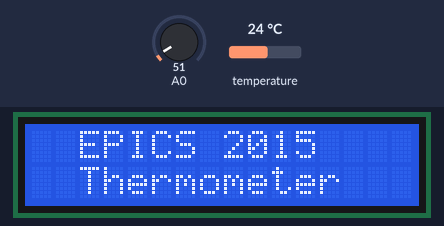
Recording of a sketch running on a simulated Arduino Uno, built with avr-gcc and run on an emulated ATmega328P. Parts: 16×2 character LCD. Inputs (shaded band) come from the test bench; at power-on: A0 = 51, temperature 24 °C.

Above: at 0.2 s.
At 5.2 s:
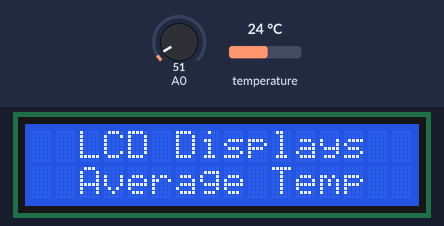
11.4 s: A0 set to 43
At 13.2 s:
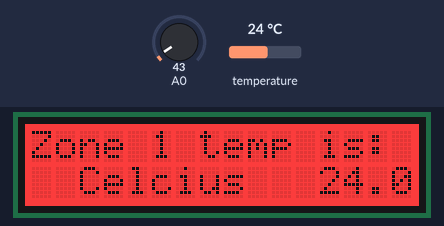
Timing chart, 0 to 14.7 s (numbered marks = the images above; inputs shaded):
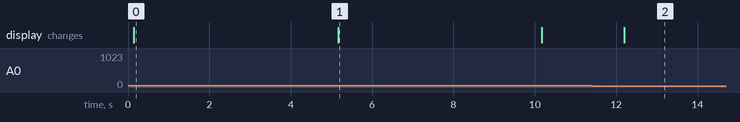

The sketch:

EPICS_VaccineTemp.ino
```cpp
/*
Multi-sensor temperatore monitor: displays the temperature from each sensor on the LCD
adapted from http://www.instructables.com/id/Arduino-LCD-Thermometer-with-LM35-Temp-Sensor/?ALLSTEPS
LCD: http://www.dfrobot.com/wiki/index.php?title=Arduino_LCD_KeyPad_Shield_(SKU:_DFR0009)
*/

#include <OneWire.h>
#include <DallasTemperature.h>
#include <Wire.h>
#include <Adafruit_MCP23017.h>
#include <Adafruit_RGBLCDShield.h>
#include <LiquidCrystal.h>

#define numVials 4 //number of vials tested in circuit
#define RED 0x1
#define GREEN 0x2

//acceptable vaccine temp range
#define maxTemp 10
#define minTemp -5

double tempC;
double sample[8]; //for future avr temp calculation
double maxi[numVials] = {0};
double mini[numVials] = {0};
double avrTempC;

//currently assumes one pin per vial, index begins at 0
int Pin[numVials];

//how to scale this up? cant we connect several pins to one oneWire bus
//setup a oneWire instance to communicate with any OneWire devices
OneWire oneWire0(Pin[0]);
OneWire oneWire1(Pin[1]);
OneWire oneWire2(Pin[2]);
OneWire oneWire3(Pin[3]);

//pass our oneWire reference to Dallas Temperature.
DallasTemperature sensor0(&oneWire0);
DallasTemperature sensor1(&oneWire1);
DallasTemperature sensor2(&oneWire2);
DallasTemperature sensor3(&oneWire3);
DallasTemperature sensor[4] = {sensor0, sensor1, sensor2, sensor3};

Adafruit_RGBLCDShield lcd = Adafruit_RGBLCDShield();

//setup for the LCD, currently only using left, right, none.
int lcd_key     = 0;
int adc_key_in  = 0;
#define btnRIGHT  0
#define btnUP     1
#define btnDOWN   2
#define btnLEFT   3
#define btnSELECT 4
#define btnNONE   5

// read the buttons
int read_LCD_buttons() {
  adc_key_in = analogRead(0);      // read the value from the sensor
  // analogRead() value for when right, up, down, left, select buttons are pressed: 0, 144, 329, 504, 741 (respectively)
  //from voltage changes
  // we add approx 50 to those values and check to see if we are close
  if (adc_key_in > 1000) return btnNONE;
  // We make this the 1st option for speed reasons since it will be the most likely result
  // threshold for V1.1
  if (adc_key_in < 50)   return btnRIGHT;
  if (adc_key_in < 250)  return btnUP;
  if (adc_key_in < 450)  return btnDOWN;
  if (adc_key_in < 650)  return btnLEFT;
  if (adc_key_in < 850)  return btnSELECT;

  return btnNONE; //in case none of these conditions is satisfied for whatever reason
}

void setup() {

//assigning vials to pins
for(int i = 0; i < numVials; i++){
  Pin[numVials] = 4 + i;
}

Serial.begin(9600); //opens serial port, sets data rate to 9600 bps
lcd.begin(16, 2); //column, row

for(int i = 0; i < numVials; i++){
  sensor[i].begin();
}

lcd.setCursor(2, 0);
lcd.print("EPICS 2015");
lcd.setCursor(2, 1);
lcd.print("Thermometer");
delay(5000); //in ms, delay to read text
lcd.clear();
lcd.setCursor(2, 0);
lcd.print("LCD Displays");
lcd.setCursor(1, 1);
lcd.print(" Average Temp ");
delay(5000);
lcd.clear();

}

void loop() {

int currentVial = 0;
lcd_key = read_LCD_buttons();

switch (lcd_key){
    case btnRIGHT:
      {
      currentVial = currentVial + 1;
      //circle back
      if(currentVial >= numVials){currentVial = 0;}

      readTemp(currentVial);
      break;
      }

    case btnLEFT:
      {
      currentVial = currentVial - 1;
      //circle back
      if(currentVial < 0){currentVial = numVials - 1;}

      readTemp(currentVial);
      break;
      }

    case btnNONE:
     {
     readTemp(currentVial);
     break;
     }
  }
}

void readTemp(int i){

//get 8 samples
  for(int j = 0; j < 8; j++){
    tempC = 0;  //reset var
    sensor[i].requestTemperatures();
    sample[j] = sensor[i].getTempCByIndex(0);

    if(sample[j] > maxTemp || sample[j] < minTemp){
        lcd.setBacklight(RED);
    }
    else {lcd.setBacklight(GREEN);}

    //specify zone number zone number
    String zone = String(i);
    lcd.setCursor(0, 0);
    lcd.print("Zone ");
    lcd.print(zone);
    lcd.print(" temp is:");
    lcd.setCursor(1, 1);
    lcd.print(" Celcius ");
    lcd.setCursor(12, 1);
    lcd.print(sample[j]);
    tempC = tempC + sample[j];
    delay(800);
    }

    Serial.println("");
    Serial.println("");
    avrTempC = tempC / 8.0;

    //find this vial's min and max avr temp
    if(avrTempC > maxi[i]){
      maxi[i] = avrTempC;
    }

    if(avrTempC < mini[i]){
      mini[i] = avrTempC;
    }

    Serial.println("New measurement:");
    Serial.print(" Average temperature in Celcius is " );
    Serial.println(tempC);
    Serial.print(" Recorded max avr temperature in Celcius is " );
    Serial.println(maxi[i]);
    Serial.print(" Recorded min avr temperature in Celcius is " );
    Serial.println(mini[i]);
}
```

Measured:
- the behaviour switches between 50 and 49 on A0 (found by bisection; images 1 and 2)
- after the input at 11.4 s, the display: changes after 0.79 s (image 2)
- what the display in image 0 shows lasts 5.1 s, from 0.1 s to 5.2 s
